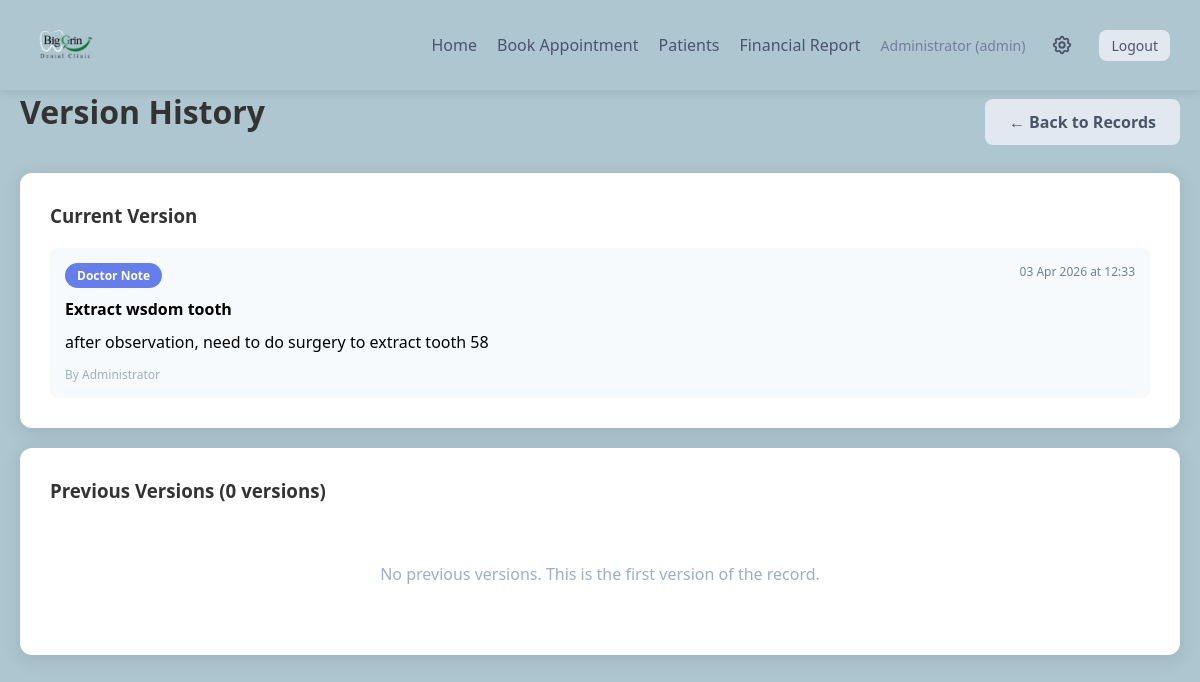
Page /patient/record/1/history (signed in) on the committed database.
### app.py (models this page shows)
class User(db.Model):
    id = db.Column(db.Integer, primary_key=True)
    username = db.Column(db.String(80), unique=True, nullable=False)
    password_hash = db.Column(db.String(120), nullable=False)
    role = db.Column(db.String(20), nullable=False)  # 'admin' or 'doctor'
    name = db.Column(db.String(100), nullable=False)

class PatientRecord(db.Model):
    id = db.Column(db.Integer, primary_key=True)
    patient_id = db.Column(db.Integer, db.ForeignKey('patient.id'), nullable=False)
    record_type = db.Column(db.String(30), nullable=False)  # 'doctor_note', 'progress', 'treatment_plan', 'diagnosis'
    title = db.Column(db.String(200), nullable=False)
    content = db.Column(db.Text, nullable=False)
    created_by = db.Column(db.Integer, db.ForeignKey('user.id'), nullable=False)
    created_at = db.Column(db.DateTime, default=datetime.now)
    updated_at = db.Column(db.DateTime, default=datetime.now, onupdate=datetime.now)
    appointment_id = db.Column(db.Integer, db.ForeignKey('appointment.id'), nullable=True)
    patient = db.relationship('Patient', backref='records')
    creator = db.relationship('User', backref='created_records')
    appointment = db.relationship('Appointment', backref='records')

### app.py (the view)
@app.route('/patient/record/<int:record_id>/history')
def view_record_history(record_id):
    if 'user_id' not in session:
        return redirect(url_for('login'))
    record = PatientRecord.query.get_or_404(record_id)
    history = PatientRecordHistory.query.filter_by(record_id=record_id).order_by(PatientRecordHistory.version_number.desc()).all()
    return render_template('record_history.html', record=record, history=history)

### templates/record_history.html (shortened to what this page needs)
{% extends "base.html" %}
{% block content %}
<div style="display: flex; justify-content: space-between; align-items: center; margin-bottom: 20px;">
    <h1>Version History</h1>
    <div style="display: flex; gap: 10px;">
        <a href="{{ url_for('patient_records', id=record.patient_id) }}" class="btn btn-secondary">← Back to Records</a>
    </div>
</div>
<div class="card" style="margin-bottom: 20px;">
    <h3>Current Version</h3>
    <div style="background: #f7fafc; border-radius: 8px; padding: 15px; margin-top: 10px;">
        <div style="display: flex; justify-content: space-between; margin-bottom: 10px;">
            <span class="badge" style="background: #667eea; color: white;">{{ record.record_type|replace('_', ' ')|title }}</span>
            <span style="font-size: 12px; color: #718096;">{{ record.updated_at.strftime('%d %b %Y at %H:%M') }}</span>
        </div>
        <h4>{{ record.title }}</h4>
        <div style="white-space: pre-wrap; line-height: 1.6; margin-top: 10px;">{{ record.content }}</div>
        <p style="font-size: 12px; color: #a0aec0; margin-top: 10px;">By {{ record.creator.name if record.creator else 'Unknown' }}</p>
    </div>
</div>
<div class="card">
    <h3>Previous Versions ({{ history|length }} versions)</h3>
    {% if history %}
    <div style="margin-top: 20px;">
        {% for version in history %}
        <div style="border-left: 3px solid #a0aec0; padding-left: 20px; margin-bottom: 20px; position: relative;">
            <div style="position: absolute; left: -8px; top: 0; width: 14px; height: 14px; background: #a0aec0; border-radius: 50%;"></div>
            <div style="background: #f7fafc; border-radius: 8px; padding: 15px;">
                <div style="display: flex; justify-content: space-between; align-items: center; margin-bottom: 10px;">
                    <span style="font-weight: 600; color: #667eea;">Version {{ version.version_number }}</span>
                    <span style="font-size: 12px; color: #718096;">{{ version.edited_at.strftime('%d %b %Y at %H:%M') }}</span>
                </div>
                {% if version.change_summary %}
                <p style="font-size: 12px; color: #4a5568; font-style: italic; margin-bottom: 10px; background: #feebc8; padding: 5px 10px; border-radius: 4px; display: inline-block;">
                    Change: {{ version.change_summary }}
                </p>
                {% endif %}
                <h4 style="margin: 10px 0;">{{ version.title }}</h4>
                <div style="white-space: pre-wrap; line-height: 1.6; color: #4a5568;">{{ version.content }}</div>
                <p style="font-size: 12px; color: #a0aec0; margin-top: 10px;">By {{ version.editor.name if version.editor else 'Unknown' }}</p>
            </div>
        </div>
        {% endfor %}
    </div>
    {% else %}
    <p style="color: #a0aec0; text-align: center; padding: 40px;">No previous versions. This is the first version of the record.</p>
    {% endif %}
</div>
{% endblock %}

### templates/base.html (shortened to what this page needs)
<!DOCTYPE html>
<html lang="en">
<head>
</head>
<body>
    {% if session.get('user_id') %}
    <nav class="navbar">
        <a href="{{ url_for('admin_dashboard') if session.get('role') == 'admin' else url_for('doctor_schedule') }}" class="navbar-brand">
            <img src="/static/logo.png" alt="Big Grin Dental Clinic">
        </a>
        <div class="navbar-nav">
            <a href="{{ url_for('admin_dashboard') if session.get('role') == 'admin' else url_for('doctor_schedule') }}">Home</a>
            {% if session.get('role') == 'admin' %}
            <a href="{{ url_for('book_appointment') }}">Book Appointment</a>
            <a href="{{ url_for('list_patients') }}">Patients</a>
            {% else %}
            <a href="{{ url_for('doctor_schedule') }}">My Schedule</a>
            <a href="{{ url_for('view_appointments') }}">Appointments</a>
            <a href="{{ url_for('list_patients') }}">Patients</a>
            {% endif %}
            <a href="{{ url_for('financial_report') }}">Financial Report</a>
            <span class="user-info">{{ session.get('name') }} ({{ session.get('role') }})</span>
            {% if session.get('role') == 'admin' %}
            <a href="{{ url_for('settings') }}" style="display: flex; align-items: center; padding: 6px; border-radius: 6px; transition: background 0.2s;" title="Settings">
            </a>
            {% endif %}
            <a href="{{ url_for('logout') }}" class="btn btn-sm btn-secondary">Logout</a>
        </div>
    </nav>
    {% endif %}
    <div class="container">
        {% block content %}{% endblock %}
    </div>
</body>
</html>

### templates/base.html (style rules this page uses)
* { margin: 0; padding: 0; box-sizing: border-box; }
body { font-family: 'Segoe UI', Tahoma, Geneva, Verdana, sans-serif; background: #ADC6CF; min-height: 100vh; padding-top: 70px; }
.container { max-width: 1200px; margin: 0 auto; padding: 20px; }
.card { background: white; border-radius: 12px; box-shadow: 0 4px 20px rgba(0,0,0,0.1); padding: 30px; margin-bottom: 20px; }
h1, h2, h3 { color: #333; margin-bottom: 20px; }
.btn { display: inline-block; padding: 12px 24px; border-radius: 8px; text-decoration: none; font-weight: 600; cursor: pointer; border: none; transition: all 0.3s ease; }
.btn-secondary { background: #e2e8f0; color: #4a5568; }
.btn-sm { padding: 6px 12px; font-size: 14px; }
.navbar { background: rgba(173, 198, 207, 0.6); padding: 10px 30px; box-shadow: 0 2px 10px rgba(0,0,0,0.1); display: flex; justify-content: space-between; align-items: center; position: fixed; top: 0; left: 0; right: 0; z-index: 1000; backdrop-filter: blur(10px); -webkit-backdrop-filter: blur(10px); }
.navbar-brand { font-size: 24px; font-weight: bold; color: #1a3a4a; display: flex; align-items: center; gap: 12px; text-decoration: none; transition: opacity 0.2s; }
.navbar-brand img { height: 70px; width: auto; }
.navbar-nav { display: flex; gap: 20px; align-items: center; }
.navbar-nav a { text-decoration: none; color: #4a5568; font-weight: 500; transition: color 0.3s; }
.user-info { color: #718096; font-size: 14px; }
.badge { display: inline-block; padding: 4px 12px; border-radius: 20px; font-size: 12px; font-weight: 600; }

### rows in the picture
User: get "Administrator", creator "Administrator"
PatientRecord: record_type "Doctor Note", updated_at "03 Apr 2026 at 12:33", title "Extract wsdom tooth", content "after observation, need to do surgery to extract tooth 58"

### other values in the picture
{{ session.get('role') }} "admin"
{{ history|length }} "0"
